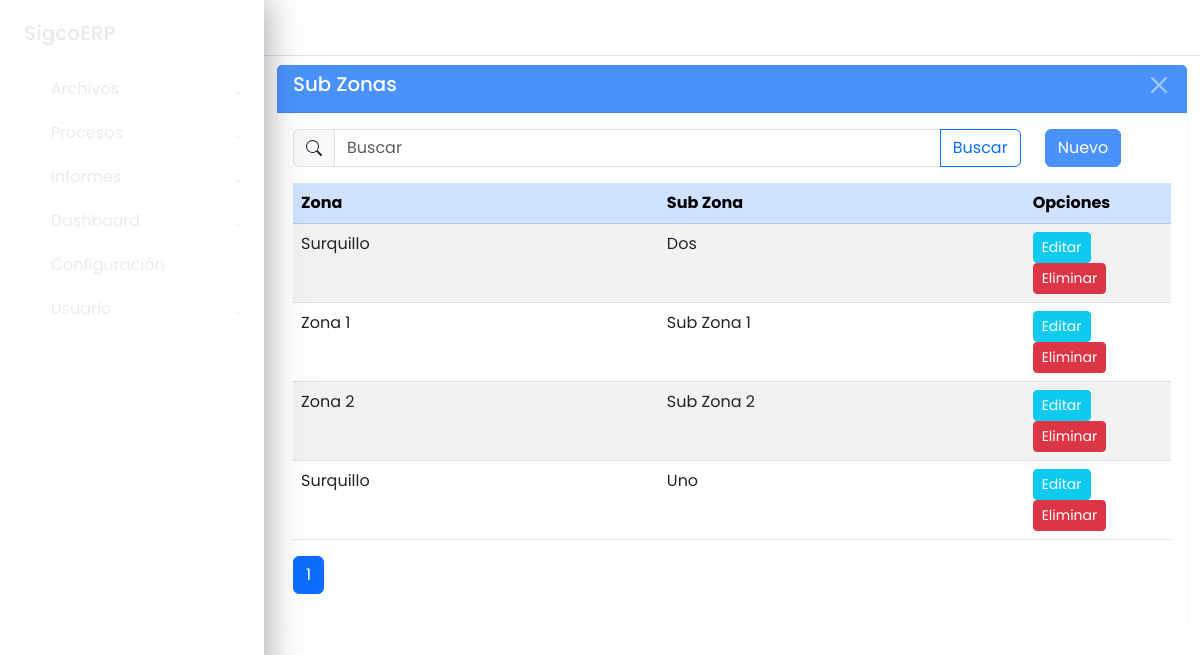
Screenshot of /maestros/sub_zona/listar/ with the database file from the repository.
### apps/maestros/models/models_base.py (models this page shows, shortened)
class SubZona(ModeloBaseGenerico):
	id_sub_zona = models.AutoField(primary_key=True)
	id_zona = models.ForeignKey(Zona, on_delete=models.PROTECT, null=True,
								blank=True)
	nombre_sub_zona = models.CharField("Sub Zona", max_length=20,
									   null=True, blank=True)
	descripcion_sub_zona = models.CharField("Descripción Zona", max_length=80,
											null=True, blank=True)
	class Meta:
		db_table = 'sgc_sub_zona'
		verbose_name = ('Sub Zona')
		verbose_name_plural = ('Sub Zonas')
		ordering = ['nombre_sub_zona']

class Zona(ModeloBaseGenerico):
	id_zona = models.AutoField(primary_key=True)
	nombre_zona = models.CharField("Nombre Zona", max_length=50, null=True,
								   blank=True)
	descripcion_zona = models.CharField("Descripción Zona", max_length=80, null=True,
										blank=True)
	class Meta:
		db_table = 'sgc_zona'
		verbose_name = ('Zona')
		verbose_name_plural = ('Zonas')
		ordering = ['nombre_zona']

### apps/maestros/views/sub_zona_views.py (the view)
class SubZonaListView(GenericListView):
	model = modelo
	context_object_name = 'datos'
	template_name = f"maestros/{url_list}.html"
	cadena_filtro = "Q(nombre_sub_zona__icontains=text) | \
					 Q(id_zona__nombre_zona__icontains=text)"
	extra_context = {
		"titulo": model._meta.verbose_name_plural,
		"url_inicio": url_home,
		"url_create": url_create,
		"url_update": url_update,
		"url_delete": url_delete
	}

### apps/maestros/views/cruds_views_generics.py (called while the page is built)
    def get_queryset(self):
        queryset = super().get_queryset()
        text = self.request.GET.get('buscar', '')
        if text and self.cadena_filtro:
            queryset = queryset.filter(eval(self.cadena_filtro))
        return queryset

    def get_context_data(self, **kwargs):
        context = super().get_context_data(**kwargs)
        context["buscar"] = self.request.GET.get('buscar', '')
        return context

### apps/maestros/templates/maestros/sub_zona_list.html (shortened to what this page needs)
{% extends 'base.html' %}
{% block main %}
	<div class="wrapper">
		{% block sidebar %}
			{% include 'sidebar.html' %}
		{% endblock sidebar %}
		{% block maincomponent %}
			<div class="main">
				{% block buttonsidebartoggle %}
					{% include 'buttonsidebartoggle.html' %}
				{% endblock buttonsidebartoggle %}
				{% block principalcomponent %}
					<div class="container-fluid">
						<div class="card border-light mb-3 mt-2">
							<div class="card-header text-white bg-primary opacity-75 d-flex
									justify-content-between">
								<h3>{{ titulo }}</h3>
								<button type="button" class="btn-close btn-close-white"
									aria-label="Close"
									onclick="window.location.href='{% url url_inicio %}'">
								</button>
							</div>
							<div class="card-body">
								<div class="row">
									<div class="col col-10">
										<form method="get">
											<div class="input-group flex-nowrap">
												<span class="input-group-text">
												</span>
												<input type="text" class="form-control" name="buscar"
													value="{{ buscar }}" placeholder="Buscar"
													autocomplete="off">
												<button class="btn btn-outline-primary">
													Buscar
												</button>
											</div>
										</form>
									</div>
									<div class="col col-2">
										<a href="{% url url_create %}"
												class="btn btn-primary opacity-75">
											Nuevo
										</a>
									</div>
								</div>
								<div class="table-responsive mt-3">
									<table class="table table-striped">
										<thead class="table-primary">
											<tr>
												<th class="col-5">Zona</th>
												<th class="col-5">Sub Zona</th>
												<th class="col-2">Opciones</th>
											</tr>
										</thead>
										<tbody>
											{% for dato in datos %}
												<tr>
													<td>{{ dato.id_zona.nombre_zona }}</td>
													<td>{{ dato.nombre_sub_zona }}</td>
													<td>
														<a href="{% url url_update dato.pk %}"
																class="btn btn-info text-white btn-sm">
															Editar
														</a>
														<a href="{% url url_delete dato.pk %}"
																class="btn btn-danger text-white btn-sm">
															Eliminar
														</a>
													</td>
												</tr>
											{% endfor %}
										</tbody>
									</table>
									{% block paginador %}
										{% include 'paginador.html' %}
									{% endblock %}
								</div>
							</div>
						</div>
					</div>
				{% endblock principalcomponent %}
			</div>
		{% endblock maincomponent %}
	</div>
{% endblock main %}

### static/css/style.css (style rules this page uses)
body { font-family: 'Poppins', sans-serif; margin: 0; background-image: url("../img/background-image.jpg"); background-repeat: no-repeat; background-position: center bottom; background-size: cover; }
h3 { font-size: 1.2375rem; color: #FFF; }
.wrapper { align-items: stretch; display: flex; width: 100%; }
.main { display: flex; flex-direction: column; min-height: 100vh; width: 100%; overflow: hidden; transition: all 0.35s ease-in-out; }

### rows the page displays
SubZona: id_zona.nombre_zona "Surquillo", nombre_sub_zona "Dos"
SubZona: id_zona.nombre_zona "Zona 1", nombre_sub_zona "Sub Zona 1"
SubZona: id_zona.nombre_zona "Zona 2", nombre_sub_zona "Sub Zona 2"
SubZona: id_zona.nombre_zona "Surquillo", nombre_sub_zona "Uno"

### other values shown
{{ titulo }} "Sub Zonas"
{{ i }} "1"
